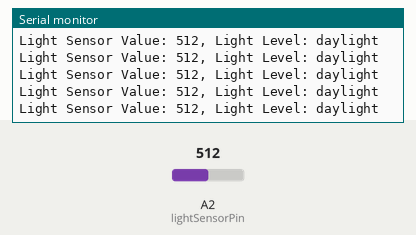
Bench run of a sketch on a simulated Arduino Uno, built with avr-gcc and run on an emulated ATmega328P. On the bench: the last lines printed to the serial monitor. The inputs (shaded band) are chosen by the test bench; at power-on: A2 (lightSensorPin) = 512.

Above: at 1.2 s.
1.3 s: A2 (lightSensorPin) set to 489
At 1.31 s:
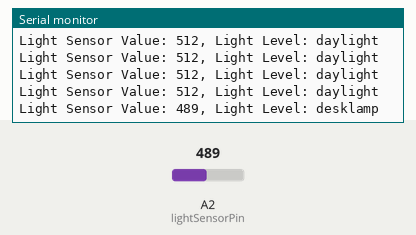
3.2 s: A2 (lightSensorPin) set to 218
At 3.23 s:
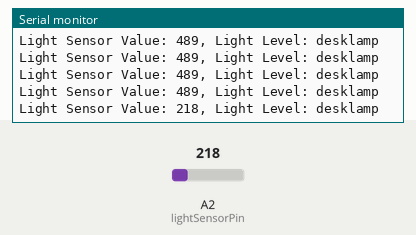
4.7 s: A2 (lightSensorPin) set to 187
At 4.73 s:
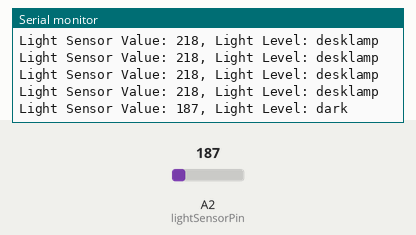

The sketch:

MWE_Ch07_MultipleThreshold.ino
```cpp
/*
Make: Wearable Electronics
 Multiple Threshold example
 */

// initialize variables
int lightSensorValue = 0;
int lightSensorPin = A2;
int LEDpin = 11;
int threshold1 = 500;
int threshold2 = 200;

void setup() {
  // initialize serial communication:
  Serial.begin(9600);
}

void loop() {
  // read the light sensor pin and store value in a variable:
  lightSensorValue = analogRead(lightSensorPin);

  // print the light sensor value
  Serial.print("Light Sensor Value: ");
  Serial.print(lightSensorValue);
  // get ready to print light level
  Serial.print(", Light Level: ");

  // if the value is greater than threshold #1
  if(lightSensorValue>threshold1){
    Serial.println("daylight");
  }
  // if the value is less or equal to threshold #1 and greater than threshold #2
  else if(lightSensorValue>threshold2){
    Serial.println("desklamp");
  }
  // if the value is equal to or less than threshold #2
  else{
    Serial.println("dark");
  }
  // delay between readings:
  delay(100);
}
```

Measured:
- the behaviour switches between 501 and 500 on A2 (lightSensorPin) (found by bisection; images 0 and 1)
- the behaviour switches between 201 and 200 on A2 (lightSensorPin) (found by bisection; images 2 and 3)
- after the input at 1.3 s, the serial monitor: prints a new line at once (image 1)
- after the input at 3.2 s, the serial monitor: prints a new line at once (image 2)
- after the input at 4.7 s, the serial monitor: prints a new line at once (image 3)
